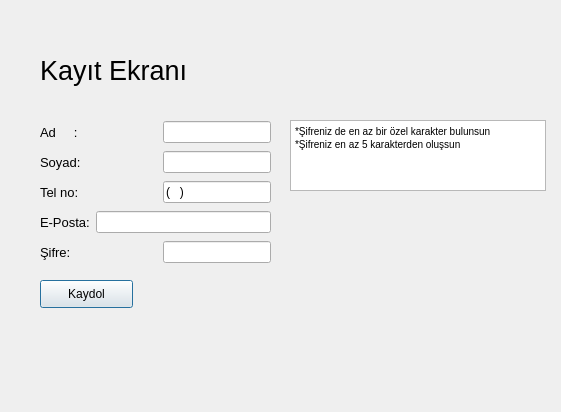
<?xml version="1.0" encoding="UTF-8"?>
<ui version="4.0">
 <class>KayitEkrani</class>
 <widget class="QDialog" name="KayitEkrani">
  <property name="geometry">
   <rect>
    <x>0</x>
    <y>0</y>
    <width>561</width>
    <height>412</height>
   </rect>
  </property>
  <property name="windowTitle">
   <string>Kayıt Ekranı</string>
  </property>
  <widget class="QLabel" name="label_6">
   <property name="geometry">
    <rect>
     <x>40</x>
     <y>40</y>
     <width>201</width>
     <height>61</height>
    </rect>
   </property>
   <property name="font">
    <font>
     <pointsize>20</pointsize>
    </font>
   </property>
   <property name="text">
    <string>Kayıt Ekranı</string>
   </property>
  </widget>
  <widget class="QPushButton" name="pushButton">
   <property name="geometry">
    <rect>
     <x>40</x>
     <y>280</y>
     <width>93</width>
     <height>28</height>
    </rect>
   </property>
   <property name="text">
    <string>Kaydol</string>
   </property>
  </widget>
  <widget class="QTextBrowser" name="textBrowser">
   <property name="geometry">
    <rect>
     <x>290</x>
     <y>120</y>
     <width>256</width>
     <height>71</height>
    </rect>
   </property>
   <property name="html">
    <string>&lt;!DOCTYPE HTML PUBLIC &quot;-//W3C//DTD HTML 4.0//EN&quot; &quot;http://www.w3.org/TR/REC-html40/strict.dtd&quot;&gt;
&lt;html&gt;&lt;head&gt;&lt;meta name=&quot;qrichtext&quot; content=&quot;1&quot; /&gt;&lt;style type=&quot;text/css&quot;&gt;
p, li { white-space: pre-wrap; }
&lt;/style&gt;&lt;/head&gt;&lt;body style=&quot; font-family:'MS Shell Dlg 2'; font-size:7.8pt; font-weight:400; font-style:normal;&quot;&gt;
&lt;p style=&quot; margin-top:0px; margin-bottom:0px; margin-left:0px; margin-right:0px; -qt-block-indent:0; text-indent:0px;&quot;&gt;*Şifreniz de en az bir özel karakter bulunsun&lt;/p&gt;
&lt;p style=&quot; margin-top:0px; margin-bottom:0px; margin-left:0px; margin-right:0px; -qt-block-indent:0; text-indent:0px;&quot;&gt;*Şifreniz en az 5 karakterden oluşsun&lt;/p&gt;&lt;/body&gt;&lt;/html&gt;</string>
   </property>
  </widget>
  <widget class="QWidget" name="layoutWidget">
   <property name="geometry">
    <rect>
     <x>40</x>
     <y>120</y>
     <width>231</width>
     <height>24</height>
    </rect>
   </property>
   <layout class="QHBoxLayout" name="horizontalLayout">
    <item>
     <widget class="QLabel" name="label">
      <property name="font">
       <font>
        <pointsize>10</pointsize>
       </font>
      </property>
      <property name="text">
       <string>Ad     :</string>
      </property>
     </widget>
    </item>
    <item>
     <spacer name="horizontalSpacer">
      <property name="orientation">
       <enum>Qt::Horizontal</enum>
      </property>
      <property name="sizeHint" stdset="0">
       <size>
        <width>40</width>
        <height>20</height>
       </size>
      </property>
     </spacer>
    </item>
    <item>
     <widget class="QLineEdit" name="le_kayitAd">
      <property name="text">
       <string/>
      </property>
     </widget>
    </item>
   </layout>
  </widget>
  <widget class="QWidget" name="layoutWidget">
   <property name="geometry">
    <rect>
     <x>40</x>
     <y>150</y>
     <width>231</width>
     <height>24</height>
    </rect>
   </property>
   <layout class="QHBoxLayout" name="horizontalLayout_2">
    <item>
     <widget class="QLabel" name="label_2">
      <property name="font">
       <font>
        <pointsize>10</pointsize>
       </font>
      </property>
      <property name="text">
       <string>Soyad:</string>
      </property>
     </widget>
    </item>
    <item>
     <spacer name="horizontalSpacer_2">
      <property name="orientation">
       <enum>Qt::Horizontal</enum>
      </property>
      <property name="sizeHint" stdset="0">
       <size>
        <width>40</width>
        <height>20</height>
       </size>
      </property>
     </spacer>
    </item>
    <item>
     <widget class="QLineEdit" name="le_kayitSoyad"/>
    </item>
   </layout>
  </widget>
  <widget class="QWidget" name="layoutWidget">
   <property name="geometry">
    <rect>
     <x>40</x>
     <y>180</y>
     <width>231</width>
     <height>24</height>
    </rect>
   </property>
   <layout class="QHBoxLayout" name="horizontalLayout_3">
    <item>
     <widget class="QLabel" name="label_3">
      <property name="font">
       <font>
        <pointsize>10</pointsize>
       </font>
      </property>
      <property name="text">
       <string>Tel no:</string>
      </property>
     </widget>
    </item>
    <item>
     <spacer name="horizontalSpacer_3">
      <property name="orientation">
       <enum>Qt::Horizontal</enum>
      </property>
      <property name="sizeHint" stdset="0">
       <size>
        <width>40</width>
        <height>20</height>
       </size>
      </property>
     </spacer>
    </item>
    <item>
     <widget class="QLineEdit" name="le_kayitTelno">
      <property name="inputMask">
       <string>(999)999 99 99</string>
      </property>
      <property name="text">
       <string>()  </string>
      </property>
     </widget>
    </item>
   </layout>
  </widget>
  <widget class="QWidget" name="layoutWidget">
   <property name="geometry">
    <rect>
     <x>40</x>
     <y>210</y>
     <width>231</width>
     <height>24</height>
    </rect>
   </property>
   <layout class="QHBoxLayout" name="horizontalLayout_4">
    <item>
     <widget class="QLabel" name="label_4">
      <property name="font">
       <font>
        <pointsize>10</pointsize>
       </font>
      </property>
      <property name="text">
       <string>E-Posta:</string>
      </property>
     </widget>
    </item>
    <item>
     <widget class="QLineEdit" name="le_kayitEposta">
      <property name="text">
       <string/>
      </property>
     </widget>
    </item>
   </layout>
  </widget>
  <widget class="QWidget" name="layoutWidget">
   <property name="geometry">
    <rect>
     <x>40</x>
     <y>240</y>
     <width>231</width>
     <height>24</height>
    </rect>
   </property>
   <layout class="QHBoxLayout" name="horizontalLayout_5">
    <item>
     <widget class="QLabel" name="label_5">
      <property name="font">
       <font>
        <pointsize>10</pointsize>
       </font>
      </property>
      <property name="text">
       <string>Şifre:</string>
      </property>
     </widget>
    </item>
    <item>
     <spacer name="horizontalSpacer_5">
      <property name="orientation">
       <enum>Qt::Horizontal</enum>
      </property>
      <property name="sizeHint" stdset="0">
       <size>
        <width>40</width>
        <height>20</height>
       </size>
      </property>
     </spacer>
    </item>
    <item>
     <widget class="QLineEdit" name="le_kayitSifre">
      <property name="text">
       <string/>
      </property>
      <property name="echoMode">
       <enum>QLineEdit::Password</enum>
      </property>
     </widget>
    </item>
   </layout>
  </widget>
 </widget>
 <resources/>
 <connections/>
</ui>
